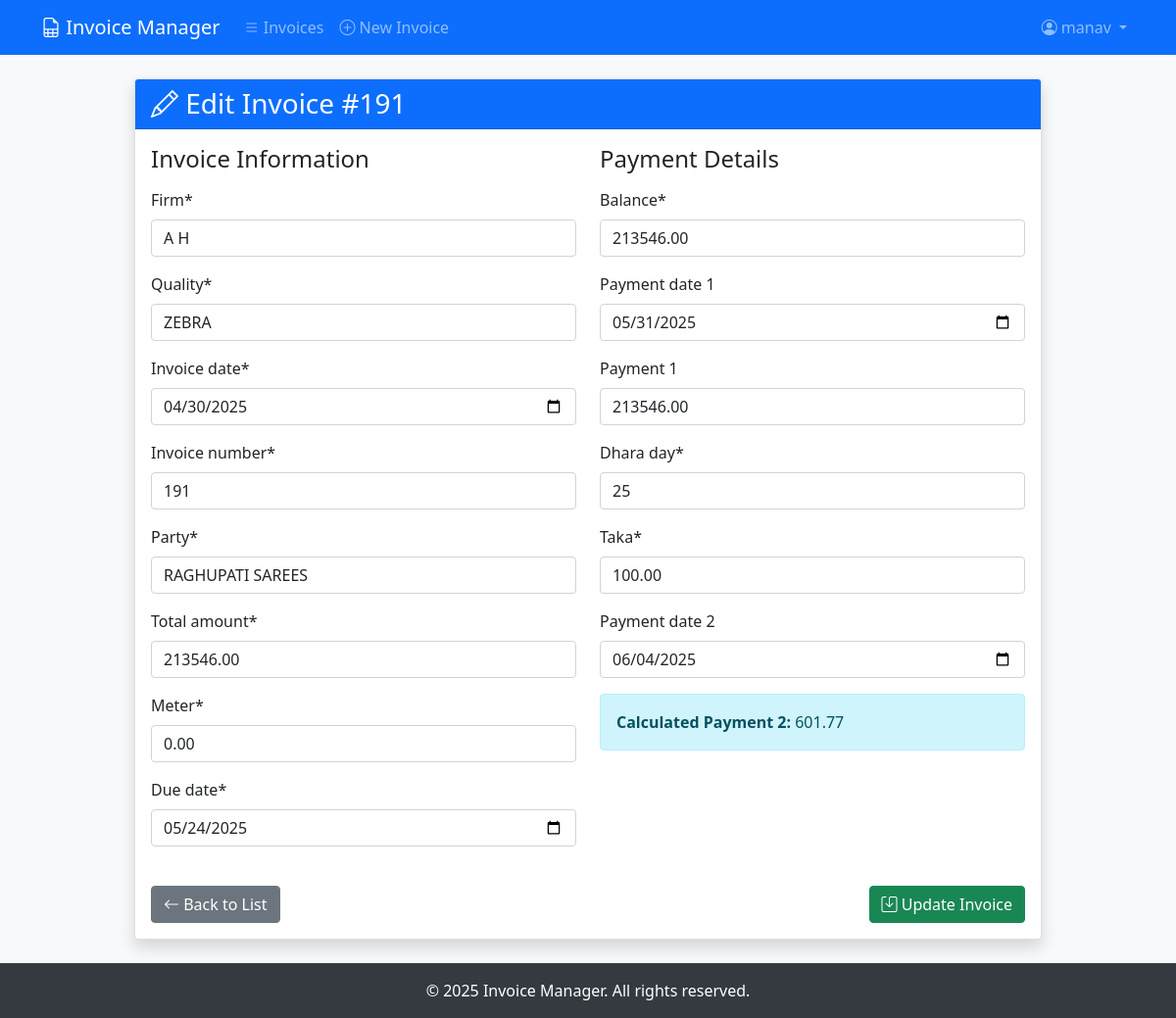
The app's page /invoice/16/update/ (signed in) with its own data.
### Recorder/models.py (models this page shows, shortened)
class Invoice(models.Model):
    user = models.ForeignKey(User, on_delete=models.CASCADE, related_name='invoices')
    firm = models.CharField(max_length=255)
    quality = models.CharField(max_length=255)
    invoice_date = models.DateField()
    invoice_number = models.CharField(max_length=100)
    party = models.CharField(max_length=255)
    meter = models.DecimalField(max_digits=10, decimal_places=2, default=0.00)
    total_amount = models.DecimalField(max_digits=15, decimal_places=2)
    due_date = models.DateField()
    balance = models.DecimalField(max_digits=10, decimal_places=2)
    payment_date_1 = models.DateField(null=True, blank=True)
    payment_1 = models.DecimalField(max_digits=15, decimal_places=2, null=True, blank=True)
    dhara_day = models.IntegerField()
    taka = models.DecimalField(max_digits=15, decimal_places=2)
    payment_date_2 = models.DateField(null=True, blank=True)
    payment_2 = models.DecimalField(max_digits=15, decimal_places=2, null=True, blank=True)
    settled_payment_2 = models.BooleanField(default=False)
    created_at = models.DateTimeField(auto_now_add=True)
    updated_at = models.DateTimeField(auto_now=True)
    class Meta:
        ordering = ['-created_at']

### Recorder/views.py (the view)
# urls.py: path('invoice/<int:pk>/update/', views.invoice_update, name='invoice_update'),
@login_required(login_url='Recorder:login')
def invoice_update(request, pk):
    invoice = get_object_or_404(Invoice, pk=pk, user=request.user)
    if request.method == 'POST':
        form = InvoiceForm(request.POST, instance=invoice)
        if form.is_valid():
            invoice = form.save(commit=False)
            invoice.payment_2 = invoice.calculate_payment_2()
            invoice.save()
            messages.success(request, 'Invoice updated successfully!')
            return redirect('Recorder:invoice_list')
    else:
        form = InvoiceForm(instance=invoice)
    context = {'form': form, 'is_create': False, 'invoice': invoice}
    return render(request, 'Recorder/invoice_form.html', context)

### Recorder/templates/Recorder/invoice_form.html (shortened to what this page needs)
{% extends 'base.html' %}
{% load crispy_forms_tags %}
{% block content %}
<div class="container py-4">
    <div class="row justify-content-center">
        <div class="col-lg-10">
            <div class="card shadow">
                <div class="card-header bg-primary text-white">
                    <h3 class="mb-0">
                        {% if is_create %}
                            <i class="bi bi-plus-circle"></i> Create New Invoice
                        {% else %}
                            <i class="bi bi-pencil"></i> Edit Invoice #{{ invoice.invoice_number }}
                        {% endif %}
                    </h3>
                </div>
                <div class="card-body">
                    <form method="post" novalidate>
                        <div class="row">
                            <div class="col-md-6">
                                <h4 class="mb-3">Invoice Information</h4>
                                {{ form.firm|as_crispy_field }}
                                {{ form.quality|as_crispy_field }}
                                {{ form.invoice_date|as_crispy_field }}
                                {{ form.invoice_number|as_crispy_field }}
                                {{ form.party|as_crispy_field }}
                                {{ form.total_amount|as_crispy_field }}
                                {{ form.meter|as_crispy_field }}
                                {{ form.due_date|as_crispy_field }}
                            </div>
                            <div class="col-md-6">
                                <h4 class="mb-3">Payment Details</h4>
                                {{ form.balance|as_crispy_field }}
                                {{ form.payment_date_1|as_crispy_field }}
                                {{ form.payment_1|as_crispy_field }}
                                {{ form.dhara_day|as_crispy_field }}
                                {{ form.taka|as_crispy_field }}
                                {{ form.payment_date_2|as_crispy_field }}
                                <div id="payment2-preview" class="alert alert-info {% if not is_create %}d-block{% else %}d-none{% endif %}">
                                    <strong>Calculated Payment 2:</strong>
                                    <span id="payment2-value">
                                        {% if not is_create %}
                                            {{ invoice.payment_2 }}
                                        {% endif %}
                                    </span>
                                </div>
                            </div>
                        </div>
                        <div class="d-flex justify-content-between mt-4">
                            <a href="{% url 'Recorder:invoice_list' %}" class="btn btn-secondary">
                                <i class="bi bi-arrow-left"></i> Back to List
                            </a>
                            <div>
                                <button type="submit" class="btn btn-success">
                                    <i class="bi bi-save"></i> {% if is_create %}Create{% else %}Update{% endif %} Invoice
                                </button>
                            </div>
                        </div>
                    </form>
                </div>
            </div>
        </div>
    </div>
</div>
{% endblock %}

### templates/base.html (shortened to what this page needs)
<!DOCTYPE html>
<html lang="en">
<head>
    <link href="https://cdn.jsdelivr.net/npm/bootstrap@5.1.3/dist/css/bootstrap.min.css" rel="stylesheet">
    <link href="https://cdn.jsdelivr.net/npm/bootstrap-icons@1.7.2/font/bootstrap-icons.css" rel="stylesheet">
</head>
<body>
    <nav class="navbar navbar-expand-lg navbar-dark bg-primary">
        <div class="container">
            <a class="navbar-brand" href="{% url 'Recorder:invoice_list' %}">
                <i class="bi bi-file-earmark-spreadsheet"></i> Invoice Manager
            </a>
            <div class="collapse navbar-collapse" id="navbarNav">
                <ul class="navbar-nav me-auto">
                    {% if user.is_authenticated %}
                    <li class="nav-item">
                        <a class="nav-link" href="{% url 'Recorder:invoice_list' %}">
                            <i class="bi bi-list"></i> Invoices
                        </a>
                    </li>
                    <li class="nav-item">
                        <a class="nav-link" href="{% url 'Recorder:invoice_create' %}">
                            <i class="bi bi-plus-circle"></i> New Invoice
                        </a>
                    </li>
                    {% endif %}
                </ul>
                <ul class="navbar-nav">
                    {% if user.is_authenticated %}
                    <li class="nav-item dropdown">
                        <a class="nav-link dropdown-toggle" href="#" id="userDropdown" role="button" data-bs-toggle="dropdown">
                            <i class="bi bi-person-circle"></i> {{ user.get_full_name|default:user.username }}
                        </a>
                    </li>
                    {% endif %}
                </ul>
            </div>
        </div>
    </nav>
    {% block content %}{% endblock %}
    <footer class="footer mt-auto py-3">
        <div class="container text-center">
            <p class="mb-0">&copy; {% now "Y" %} Invoice Manager. All rights reserved.</p>
        </div>
    </footer>
</body>
</html>

### templates/base.html (style rules this page uses)
body { background-color: #f8f9fa; }
.navbar { background-color: #343a40; }
.footer { background-color: #343a40; color: white; padding: 1rem 0; margin-top: 2rem; margin-bottom: 0rem; }
.alert { margin-top: 1rem; }

### records on screen
Invoice: invoice_number "191", firm "A H", quality "ZEBRA", invoice_date "04/30/2025", party "RAGHUPATI SAREES", total_amount "213546.00", meter "0.00", due_date "05/24/2025", balance "213546.00", payment_date_1 "05/31/2025", payment_1 "213546.00", dhara_day "25", taka "100.00", payment_date_2 "06/04/2025", payment_2 "601.77"

### other values on screen
{{ user.get_full_name|default:user.username }} "manav"
